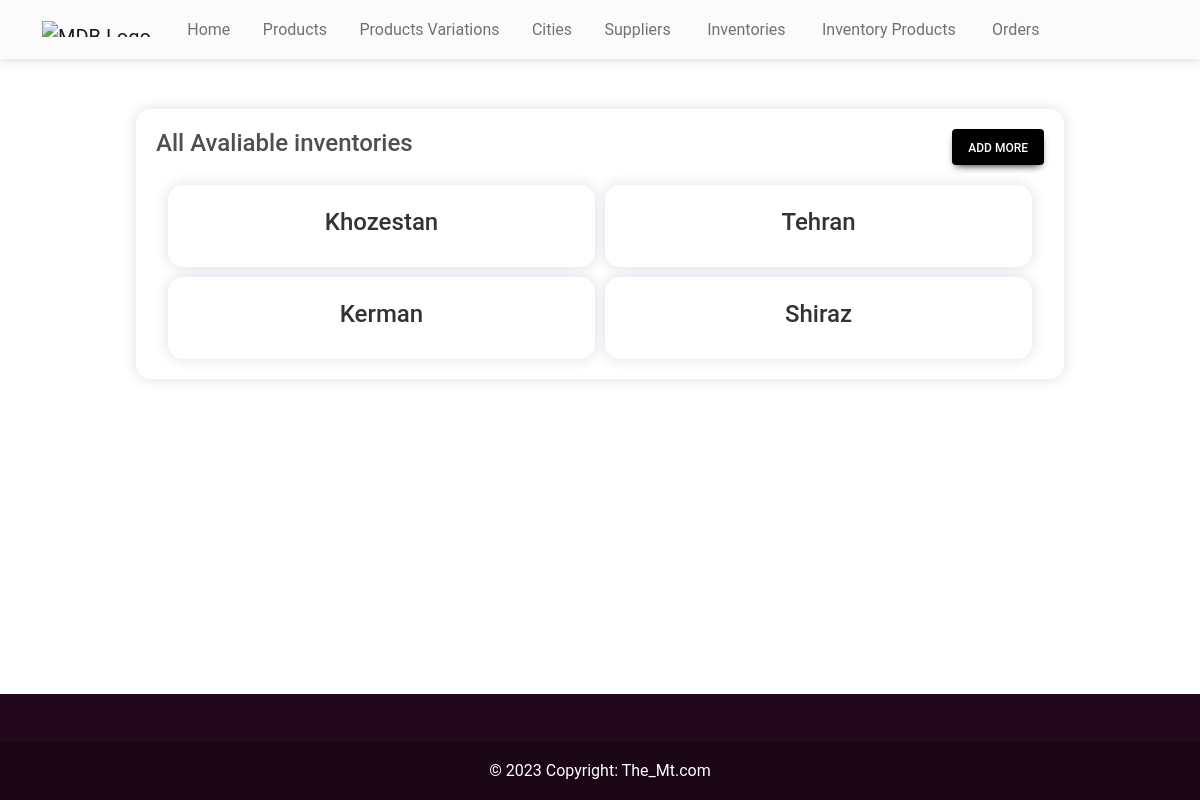
The page /adminHome/inventoryList/ on the database its author committed.
### shop/models.py (models this page shows, shortened)
class Inventory(models.Model):
    cityId = models.ForeignKey(City, on_delete=models.CASCADE, verbose_name="City")

class City(models.Model):
    name = models.CharField(max_length=200, verbose_name="Name")

### shop/views.py (the view)
# urls.py: path('adminHome/inventoryList/', InventoryListView.as_view(), name='inventoryList'),
class InventoryListView(ListView):
    model = Inventory
    template_name = 'inventoryList.html'

### templates/inventoryList.html (shortened to what this page needs)
{% extends 'adminBase.html' %}
{% load static %}
{% block cssLinks %}
<link rel="stylesheet" href="{% static 'css/inventory.css' %}" />
{% endblock cssLinks %}
{% block content %}
<section class="inventoryList">
  <div class="wrapper">
    <div class="top">
      <h4>All Avaliable inventories</h4>
      <a class="btn btn-black px-3" role="button" href="{% url  'inventoryCreate' %}">Add more</a>
    </div>
    <div class="container">
      {% for inventory in object_list%}
      <div class="inventoryCard">
        <h4>{{ inventory.cityId.name }}</h4>
      </div>
      {% endfor %}
    </div>
  </div>
</section>
{% endblock content %}

### static/css/inventory.css (style rules this page uses)
section.inventoryList { width: 100%; padding: 50px 20px; background-color: white; }
section.inventoryList > .wrapper { display: flex; width: 80%; flex-flow: column; justify-content: center; align-items: center; padding: 20px; margin: 0 auto; border-radius: 15px; box-shadow: 0px 0px 14px 0px rgba(36, 48, 110, 0.15); row-gap: 20px; }
section.inventoryList > .wrapper > .top { display: flex; width: 100%; flex-flow: row nowrap; justify-content: space-between; align-items: center; }
@media screen and (min-width: 1200px) { section.inventoryList > .wrapper > .container { display: grid; width: 100%; grid-template-columns: repeat(4, 1fr); justify-content: center; align-items: center; gap: 10px; } }
@media screen and (min-width: 768px) and (max-width: 1200px) { section.inventoryList > .wrapper > .container { display: grid; width: 100%; grid-template-columns: repeat(2, 1fr); justify-content: center; align-items: center; gap: 10px; } }
section.inventoryList > .wrapper > .container > .inventoryCard { display: flex; width: 100%; flex-flow: column; justify-content: center; align-items: center; row-gap: 10px; padding: 25px; border-radius: 15px; box-shadow: 0px 0px 14px 0px rgba(36, 48, 110, 0.15); transition: 300ms ease; position: relative; overflow: hidden; }
section.inventoryList > .wrapper > .container > .inventoryCard > h4 { width: 100%; text-align: center; font-size: 24px; line-height: 24px; text-transform: capitalize; color: #333; }

### rows shown on the page
Inventory: cityId.name "Khozestan"
Inventory: cityId.name "Tehran"
Inventory: cityId.name "Kerman"
Inventory: cityId.name "Shiraz"
